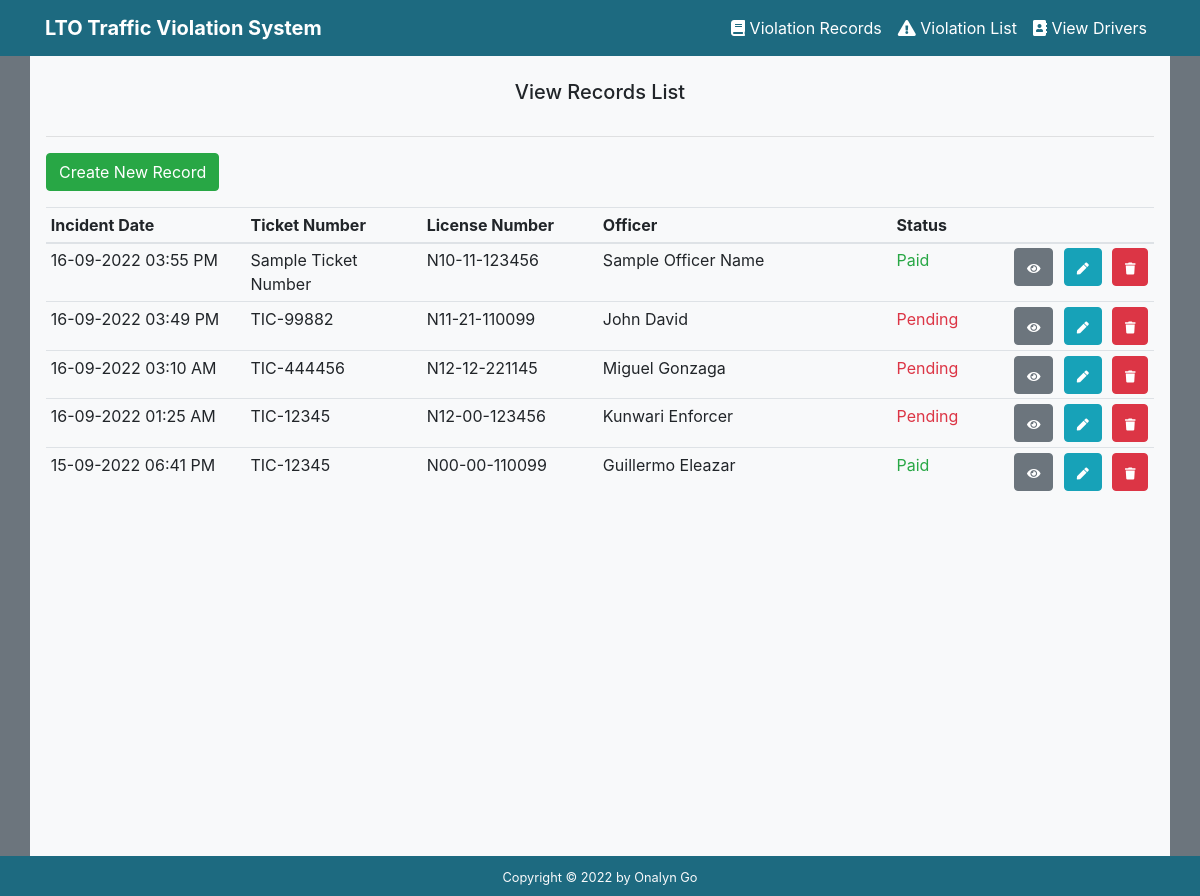
Screenshot of /viewRecords.php with the database file from the repository.
### tables this page shows
CREATE TABLE `records` (
  `record_id` int(11) NOT NULL,
  `driver_id` int(11) DEFAULT NULL,
  `violation_id` int(11) DEFAULT NULL,
  `ticket_no` varchar(50) NOT NULL,
  `enforcer_id` varchar(20) NOT NULL,
  `enforcer_name` varchar(200) NOT NULL,
  `status` tinyint(1) NOT NULL DEFAULT '0' COMMENT '0=pending, 1=paid',
  `created_at` datetime NOT NULL DEFAULT CURRENT_TIMESTAMP,
  `updated_at` datetime DEFAULT NULL ON UPDATE CURRENT_TIMESTAMP
);

CREATE TABLE `drivers` (
  `driver_id` int(11) NOT NULL,
  `license_no` varchar(20) NOT NULL,
  `license_type` varchar(200) DEFAULT NULL,
  `first_name` varchar(100) NOT NULL,
  `last_name` varchar(100) NOT NULL,
  `birth_date` date NOT NULL,
  `phone` varchar(20) DEFAULT NULL,
  `email` varchar(100) DEFAULT NULL,
  `street_name` varchar(200) DEFAULT NULL,
  `village_name` varchar(200) DEFAULT NULL,
  `barangay` varchar(200) DEFAULT NULL,
  `city` varchar(200) DEFAULT NULL,
  `region` char(200) DEFAULT NULL,
  `created_at` datetime NOT NULL DEFAULT CURRENT_TIMESTAMP,
  `updated_at` datetime DEFAULT NULL ON UPDATE CURRENT_TIMESTAMP
);

### viewRecords.php (the view, shortened to what this page needs)
<?php
require_once "template/header.php";
$pdo = new DBCon("mysql", "localhost", "lto-traffic-violation", "root", "root");
$page = isset($_GET['page']) && is_numeric($_GET['page']) ? (int)$_GET['page'] : 1;
$records_per_page = 5;
$stmt = $pdo->prepare(
    'SELECT d.first_name, d.last_name, d.license_no,
    v.code, v.name, v.penalty,
    r.record_id, r.created_at, r.ticket_no, r.enforcer_id, r.enforcer_name, r.status
    FROM records r, drivers d, violations v
    WHERE
        d.driver_id = r.driver_id
    AND r.violation_id = v.violation_id
    ORDER BY r.created_at
    DESC LIMIT :current_page, :record_per_page');
$stmt->bindValue(':current_page', ($page-1)*$records_per_page, PDO::PARAM_INT);
$stmt->bindValue(':record_per_page', $records_per_page, PDO::PARAM_INT);
$stmt->execute();
$records = $stmt->fetchAll(PDO::FETCH_ASSOC);
?>
<section class="container-xl bg-light py-4 px-3 height">
    <h5 class=" text-center pb-3">View Records List</h5>
    <hr>
    <a href="addRecord.php" class="btn btn-success mb-3">Create New Record</a>
    <div class="">
        <table class="table table-sm table-hover">
            <thead>
                <tr>
                    <th scope="col" width="17%">Incident Date</th>
                    <th scope="col" width="15%">Ticket Number</th>
                    <th scope="col" width="15%">License Number</th>
                    <th scope="col" width="25%">Officer</th>
                    <th scope="col" width="10%">Status</th>
                    <th scope="col" width="1%"></th>
                    <th scope="col" width="1%"></th>
                    <th scope="col" width="1%"></th>
                </tr>
            </thead>
            <tbody>
                <?php foreach ($records as $record): ?>
                <tr>
                    <td><?=date( "d-m-Y h:i A",strtotime($record['created_at']))?></td>
                    <td><?=$record['ticket_no'] ?></td>
                    <td><?=$record['license_no']?></td>
                    <td><?=$record['enforcer_name']?></td>
                    <td>
                        <?php if ( $record ['status'] == 1): ?>
                            <span class="text-success">Paid</span>
                        <?php else: ?>
                            <span class="text-danger">Pending</span>
                        <?php endif; ?>
                    </td>
                    <td>
                        <a href="viewRecordDetails.php?record_id=<?=$record['record_id']?>" type="submit" class="btn btn-secondary"><i class="fas fa-eye fa-xs"></i></a>
                    </td>
                    <td>
                        <a href="updateRecord.php?record_id=<?=$record['record_id']?>" type="submit" class="btn btn-info "><i class="fas fa-pen fa-xs"></i></a>
                    </td>
                    <td>
                        <a href="deleteRecord.php?record_id=<?=$record['record_id']?>" type="button" class="btn btn-danger"><i class="fas fa-trash fa-xs"></i></a>
                    </td>
                </tr>
                <?php endforeach; ?>
            </tbody>
        </table>
    </div>
</section>
<?php include "template/footer.php"?>

### style.css (style rules this page uses)
* { margin: 0; padding: 0; box-sizing: border-box; }
.height { height: 100% !important; }

### rows the page displays
records: created_at "16-09-2022 03:55 PM", ticket_no "Sample Ticket Number", driver.license_no "N10-11-123456", enforcer_name "Sample Officer Name", status "Paid"
records: created_at "16-09-2022 03:49 PM", ticket_no "TIC-99882", driver.license_no "N11-21-110099", enforcer_name "John David", status "Pending"
records: created_at "16-09-2022 03:10 AM", ticket_no "TIC-444456", driver.license_no "N12-12-221145", enforcer_name "Miguel Gonzaga", status "Pending"
records: created_at "16-09-2022 01:25 AM", ticket_no "TIC-12345", driver.license_no "N12-00-123456", enforcer_name "Kunwari Enforcer", status "Pending"
records: created_at "15-09-2022 06:41 PM", ticket_no "TIC-12345", driver.license_no "N00-00-110099", enforcer_name "Guillermo Eleazar", status "Paid"
